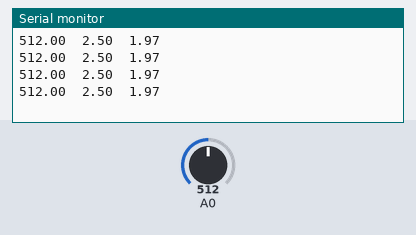
This sketch was run on a simulated Arduino Uno, built with avr-gcc and run on an emulated ATmega328P. On the bench: the last lines printed to the serial monitor. The test bench sets the inputs (shaded band); at power-on: A0 = 512.

Above: at 1.2 s.
1.3 s: A0 set to 220
At 1.72 s:
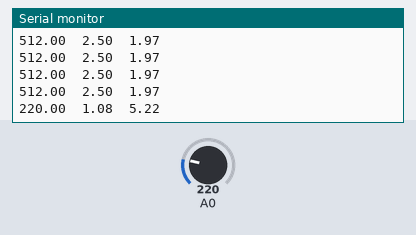
2.8 s: A0 set to 187
At 3.22 s:
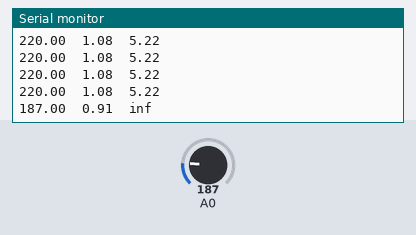

The sketch:

SensorTest.ino
```cpp
/**
 * Sensor Variables Declaration
 */
#define pinSensor0 0
#define pinSensor1 1
#define pinSensor2 2
#define pinSensor3 3
#define pinSensor4 4
#define pinSensor5 5

/**
 * Sharp IR Model :
 * GP2Y0A02YK0F --> "20150"
 * GP2Y0A21YK --> "1080"
 * GP2Y0A710K0F --> "100500"
 * GP2YA41SK0F --> "430"
 */

#define MODEL_SHORT 1080
#define MODEL_LONG 20150

//Sampling Elements of 100
//RunningMedian sample0 = RunningMedian(100);
//RunningMedian sample1 = RunningMedian(100);
//RunningMedian sample2 = RunningMedian(100);
//RunningMedian sample3 = RunningMedian(100);
//RunningMedian sample4 = RunningMedian(100);
//RunningMedian sample5 = RunningMedian(100);

void setup() {
  // put your setup code here, to run once:
  Serial.begin(9600);

}

void loop() {
  // read the input on analog pin 0:
  float sensorValue = analogRead(A0);
  // Convert the analog reading (which goes from 0 - 1023) to a voltage (0 - 5V):
  // https://www.arduino.cc/en/Tutorial/ReadAnalogVoltage
  float voltage = sensorValue * (5.0 / 1023.0);

  int voltFromRaw = map(voltage, 0, 1023, 0, 5000);

  float distances = 27.728 * pow(voltFromRaw, -1.2045);

  Serial.print(sensorValue);
  Serial.print("\t");
  Serial.print(voltage);
  Serial.print("\t");
  Serial.print(distances);
  Serial.println();

  delay(300);
}
```

Measured:
- the behaviour switches between 205 and 204 on A0 (found by bisection; images 1 and 2)
- after the input at 1.3 s, the serial monitor: prints a new line after 0.21 s (image 1)
- after the input at 2.8 s, the serial monitor: prints a new line after 0.22 s (image 2)
